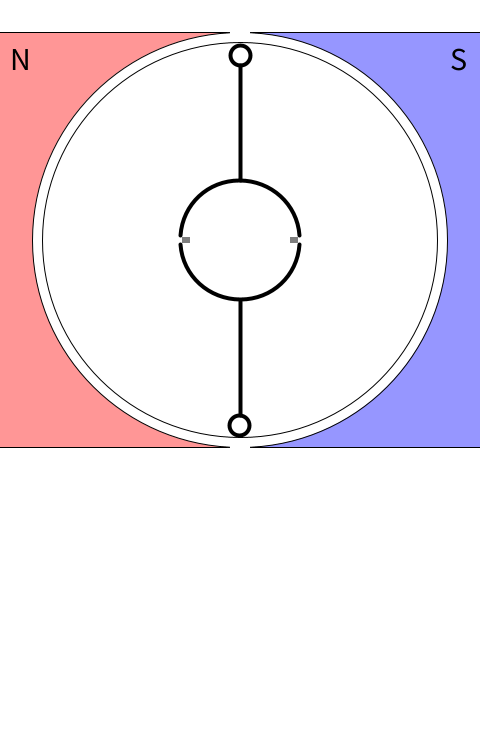
Frame 1 (no input)
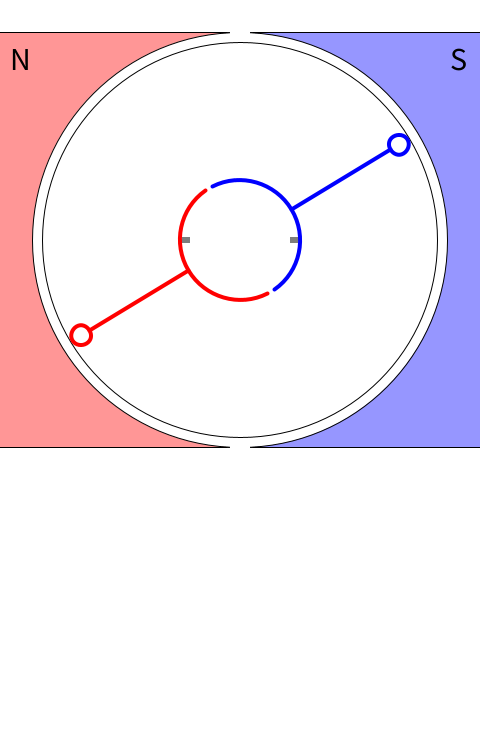
Frame 60 (the mouse pressed at the canvas centre just before this capture)
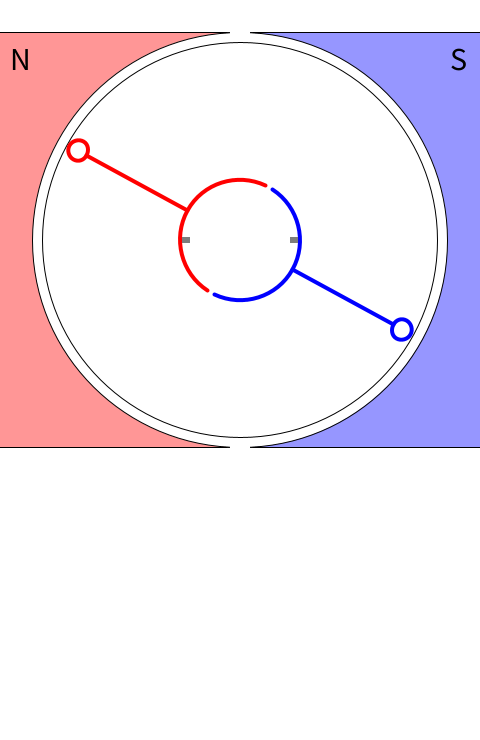
Frame 120 (the mouse held since frame 60 and released just before this capture)

The Processing sketch that drew these frames (run headless with seeded random() and noise(); from frame 60 on, the mouse is pressed at the canvas centre):

// Processing sketch: motorCC2
// ── motorCC2.pde
/**
 * Pulses.
 *
 * Software drawing instruments can follow a rhythm or abide by rules independent
 * of drawn gestures. This is a form of collaborative drawing in which the draftsperson
 * controls some aspects of the image and the software controls others.
 */

int angle = 0;
int amp;
int center;
int maxLength;
int wireDistance;
boolean a = false;
boolean b = false;
boolean c = false;


void setup() {
  //fullScreen();
  size(480, 740);
  center = 240;
  amp = (height-130)/3;
  wireDistance = 185;
  background(255);
  fill(255,255,0);
}

void draw() {
  background(255);
  stroke(0);
  strokeWeight(1);
  fill(255,150,150);
  rect(-20,32,center+20,2*center-65);
  fill(150,150,255);
  rect(center,32,center+20,2*center-65);
  fill(255);
  ellipse(center,center,2*center-65,2*center-65);
  ellipse(center,center,2*center-85,2*center-85);
  noStroke();
  fill(255);
  rect(center-10,10,20,30);
  rect(center-10,2*center-40,20,30);
  rect(center-10,2*center-40,20,30);
  fill(0);
  textSize(32);
  text("N",10,70);
  text("S",450,70);
  strokeWeight(4);
  // a
  float xa = amp*sin(radians(angle));
  float ya = 0;
  stroke(255,255,0);
  if(a){
    fill(255,255,0);
    line(center,center,center+xa,center+ya);
  } else {
    noFill();
  }
  pushMatrix();
  translate(center,center);
  rotate(radians(angle));
  if(angle>183 && angle < 357){
    stroke(0,0,255);
  } else if(angle>3 && angle < 177){
    stroke(255,0,0);
  } else {
    stroke(0);
  }
  ellipse(wireDistance*cos(radians(90)),wireDistance*sin(radians(90)),20,20);
  line(0,60,0,wireDistance-10);
  arc(0,0,120,120,radians(4),radians(176));
  if(angle>183 && angle < 357){
    stroke(255,0,0);
  } else if(angle>3 && angle < 177){
    stroke(0,0,255);
  } else {
    stroke(0);
  }
  ellipse(wireDistance*cos(radians(180+90)),wireDistance*sin(radians(180+90)),20,20);
  line(0,-60,0,-wireDistance+10);
  arc(0,0,120,120,radians(184),radians(356));
  popMatrix();
  //ellipse(0,0,120,120);
  fill(125);
  strokeWeight(1);
  noStroke();
  rect(center+50,center-3,8,6);
  rect(center-50,center-3,-8,6);
 // b
  angle=angle==359?0:angle+1;
}
float distance(int x1, int y1, int x2, int y2){
 return sqrt((x1-x2)*(x1-x2)+(y1-y2)*(y1-y2));
}


void mouseReleased(){
  if(distance(mouseX,mouseY,2*center+200,height/4)<50){
    a = !a;
  }
  if(distance(mouseX,mouseY,2*center+200,2*height/4)<50){
    b = !b;
  }
  if(distance(mouseX,mouseY,2*center+200,3*height/4)<50){
    c = !c;
  }
}
